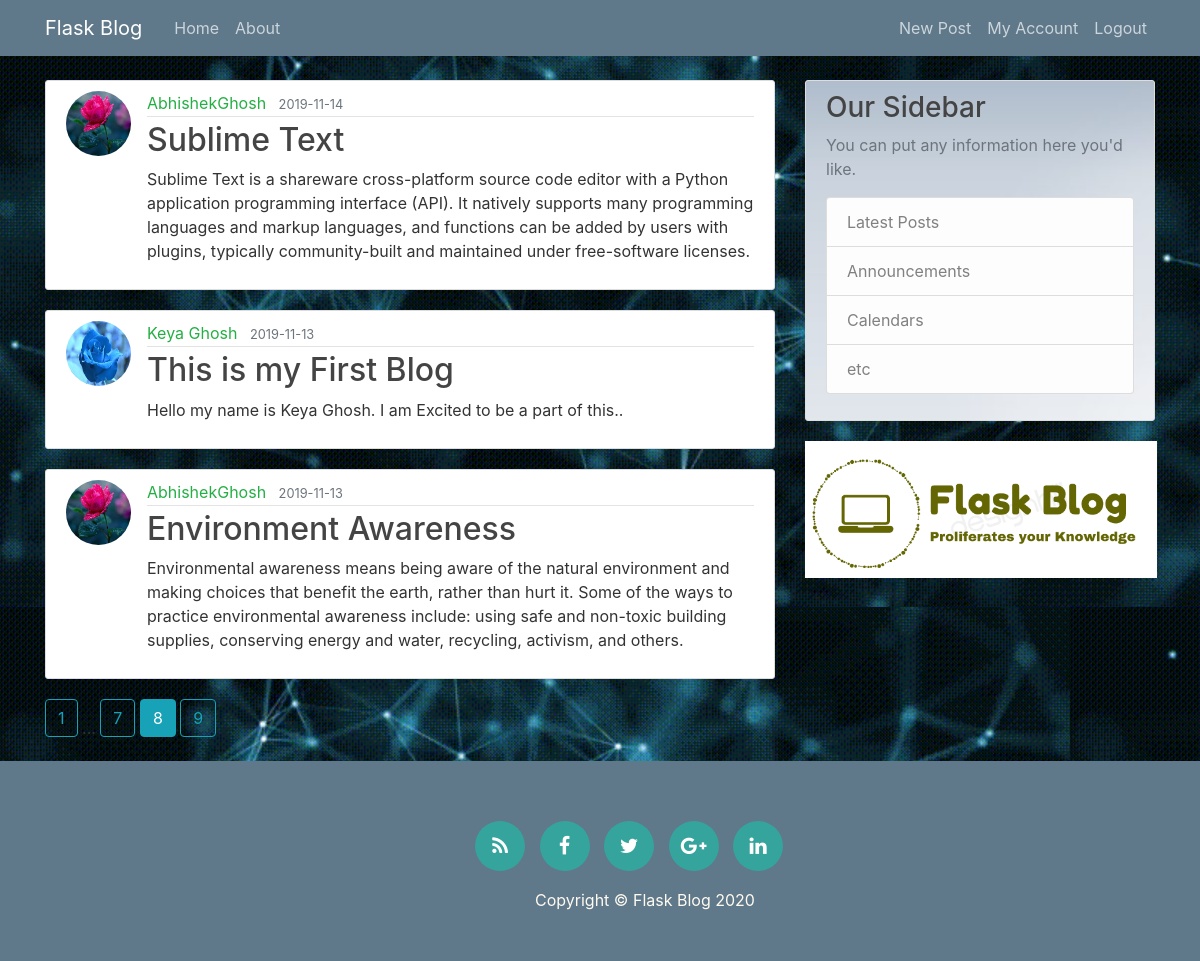
The page /Home?page=8 (signed in) on the database its author committed.
### flaskblog/models.py (models this page shows, shortened)
class Post(db.Model):
    id = db.Column(db.Integer, primary_key=True)
    title = db.Column(db.String(100), nullable=False)
    date_posted = db.Column(db.DateTime, nullable=False, default=datetime.utcnow)
    content = db.Column(db.Text, nullable=False)
    user_id = db.Column(db.Integer, db.ForeignKey('user.id'), nullable=False)

class User(db.Model, UserMixin):
    id = db.Column(db.Integer, primary_key=True)
    username = db.Column(db.String(20), unique=True, nullable=False)
    email = db.Column(db.String(120), unique=True, nullable=False)
    image_file = db.Column(db.String(20), nullable=False, default='default.jpg')
    password = db.Column(db.String(60), nullable=False)
    posts = db.relationship('Post', backref='author', lazy=True)

### flaskblog/main/routes.py (the view)
@main.route("/")
@main.route("/Home")
def home():
    page = request.args.get('page', 1, type=int)
    posts = Post.query.order_by(Post.date_posted.desc()).paginate(page=page,  per_page=3)
    return render_template('home.html', posts=posts)

### flaskblog/models.py (called while the page is built)
@login_manager.user_loader
def load_user(user_id):
    return User.query.get(int(user_id))

### flaskblog/templates/home.html
{% extends "layout.html" %}
{% block content %}
  {% for post in posts.items %}
  <article class="media content-section">
    <img class="rounded-circle article-img" src="{{ url_for('static', filename='profile_pics/' + post.author.image_file) }}">
  <div class="media-body">
    <div class="article-metadata">
      <a class="mr-2" href="{{url_for('users.user_posts', username=post.author.username)}}">{{ post.author.username }}</a>
      <small class="text-muted">{{ post.date_posted.strftime('%Y-%m-%d') }}</small>
    </div>
    <h2><a class="article-title" href="{{ url_for('posts.post',post_id=post.id) }}">{{ post.title }}</a></h2>
    <p class="article-content">{{ post.content }}</p>
  </div>
  </article>
  {% endfor %}
  <div>
  {% for page_num in posts.iter_pages(left_edge=1, right_edge=1, left_current=1, right_current=2)%}
        {% if page_num %}
           {% if posts.page == page_num %}
               <a class="btn btn-info mb-4" href="{{ url_for('main.home',page=page_num) }}">{{ page_num }}</a>
           {% else %}
               <a class="btn btn-outline-info mb-4" href="{{ url_for('main.home',page=page_num) }}">{{ page_num }}</a>
           {% endif %}
        {% else %}
          ...
        {% endif %}
  {% endfor %}
  </div>
{% endblock content %}

### flaskblog/static/main.css (style rules this page uses)
body { background: #fafafa; color: #333333; margin-top: 5rem; }
h1, h2, h3, h4, h5, h6 { color: #444444; }
.content-section { background: #ffffff; padding: 10px 20px; border: 1px solid #dddddd; border-radius: 3px; margin-bottom: 20px; }
.article-title { color: #444444; }
.article-content { white-space: pre-line; }
.article-img { height: 65px; width: 65px; margin-right: 16px; }
.article-metadata { padding-bottom: 1px; margin-bottom: 4px; border-bottom: 1px solid #e3e3e3 }

### flaskblog/static/Site.css (style rules this page uses)
a { text-decoration: none; color: #24af44; }

### rows shown on the page
Post: image_file (picture), author.username "AbhishekGhosh", date_posted "2019-11-14", title "Sublime Text", content "Sublime Text is a shareware cross-platform source code editor with a Python application programming interface (API). It natively supports many programming languages and markup languages, and functions can be added by users with plugins, typically community-built and maintained under free-software licenses."
Post: image_file (picture), author.username "Keya Ghosh", date_posted "2019-11-13", title "This is my First Blog", content "Hello my name is Keya Ghosh. I am Excited to be a part of this.."
Post: image_file (picture), author.username "AbhishekGhosh", date_posted "2019-11-13", title "Environment Awareness", content "Environmental awareness means being aware of the natural environment and making choices that benefit the earth, rather than hurt it. Some of the ways to practice environmental awareness include: using safe and non-toxic building supplies, conserving energy and water, recycling, activism, and others."

### other values the page prints
{{ page_num }} "1" "7" "9"
{{ page_num }} "8"
